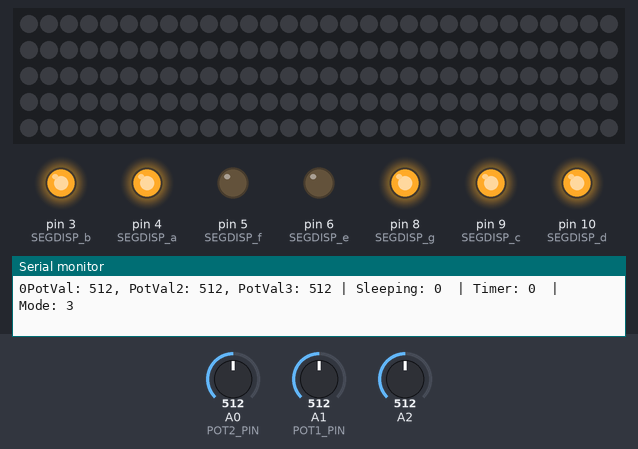
A sketch run on a simulated Arduino Uno, built with avr-gcc and run on an emulated ATmega328P. Parts: 150 RGB LEDs in strip order, left to right, continuing on the next row, output pins drawn as LEDs (lit = HIGH), the last lines printed to the serial monitor. Inputs (shaded band) come from the test bench; at power-on: A2 = 512, A0 (POT2_PIN) = 512, A1 (POT1_PIN) = 512. Dim RGB values are drawn brighter than linear; random numbers use the default seed unless the sketch sets one.

Above: at 1.2 s.
1.3 s: A2 set to 468
At 3.4 s:
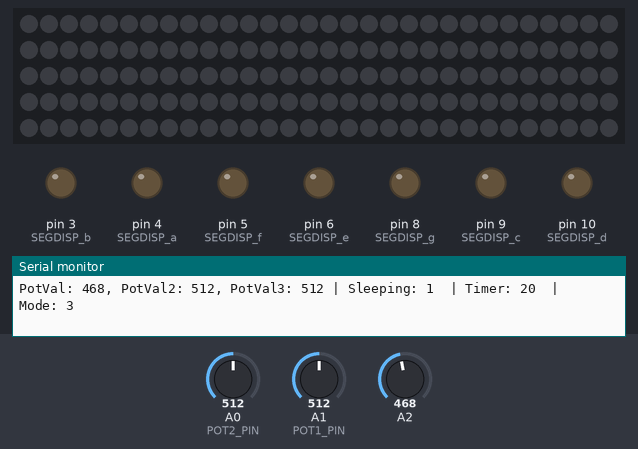
4.3 s: A2 set to 418
At 5.5 s:
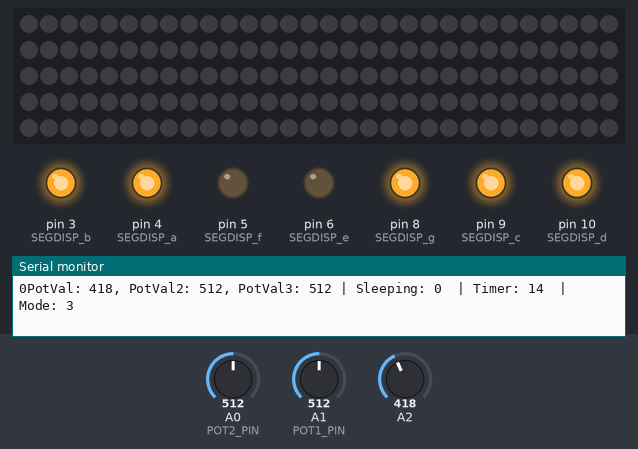
7.3 s: A2 set to 394
10.3 s: A2 set to 376
13.3 s: A2 set to 354
16.3 s: A2 set to 306
At 17.5 s:
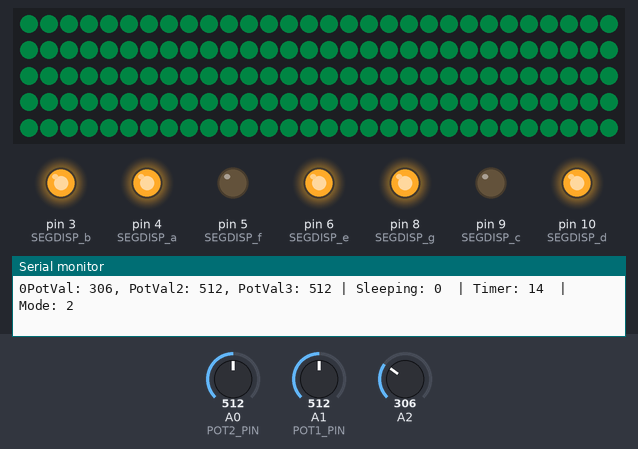
At 18.8 s:
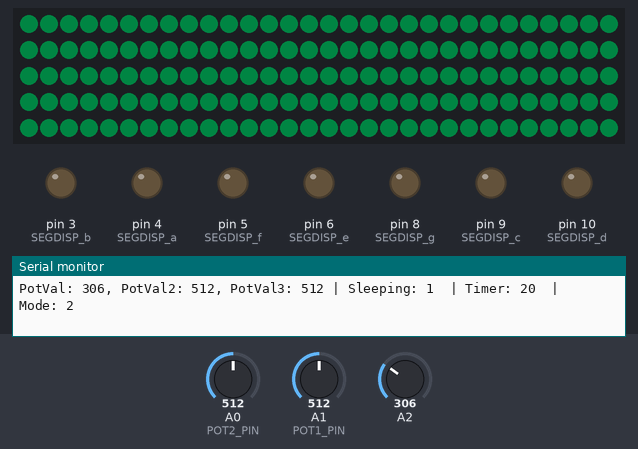
Timing chart, 0 to 20.3 s (numbered marks = the images above; inputs shaded):
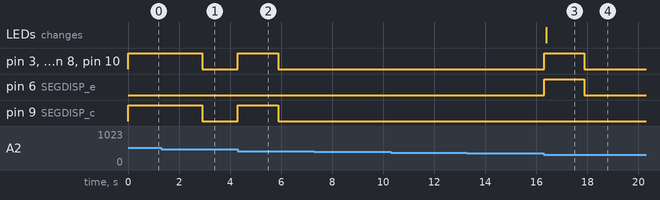

The sketch:

RGBHub_main.ino
```cpp
/*
[--------------RGB Hub MAIN----------------]
[           Author:  AJ Giron              ]
[         Last updated:  6/1/2023         ]
[------------------------------------------]
*/

#include <FastLED.h>
#include "sevSeg.hpp"
#include "wave.hpp"
#include "sort.hpp"

#define NUM_LEDS 150
#define LED_PIN 2
#define POT1_PIN A1
#define POT2_PIN A0

CRGB leds[NUM_LEDS];
SevSeg SevenSeg(A2);
Wave wave(150, leds);

int h, b, newh, newb, buffer = 10;
bool switched = false;
/*
// Sorting setup
int selRGBRead, currPos = 0;
bool doneSorting = false;
int startArr[NUM_LEDS];
int* pLEDArr = startArr;
*/

//  [~~~~~~~~~~~~~~~~~~~~~~~~~~~~~~~~~~~~DEBUG INFO AND PRINTS~~~~~~~~~~~~~~~~~~~~~~~~~~~~~~~~~~~~]
struct {
  bool sevenSegDebug = true;
} debugList;

void debug_prints(){
  if (debugList.sevenSegDebug){
    Serial.print("PotVal: ");  Serial.print(SevenSeg.get_pot()); Serial.print(", PotVal2: ");  Serial.print(analogRead(POT1_PIN)); Serial.print(", PotVal3: ");  Serial.print(analogRead(POT2_PIN)); Serial.print(" | Sleeping: ");  Serial.print(SevenSeg.get_sleeping()); Serial.print("  | Timer: ");  Serial.print(SevenSeg.get_timer());Serial.print("  | Mode: ");  Serial.println(SevenSeg.get_mode());
  }
}


//  [~~~~~~~~~~~~~~~~~~~~~~~~~~~~~~~~~~~~SETUP AND LOOP~~~~~~~~~~~~~~~~~~~~~~~~~~~~~~~~~~~~]
void setup() {
  FastLED.addLeds<WS2812B, LED_PIN, GRB>(leds, NUM_LEDS);
  FastLED.setBrightness(50);

  Serial.begin(9600);
  SevenSeg.setup();
  wave.setup();

}

void loop() {

  SevenSeg.update();

  switch (SevenSeg.get_mode()){
    case 1:
      wave.iterate();
      break;
    case 2:
    /*
      EVERY_N_MILLISECONDS(map(analogRead(POT1_PIN), 0, 1023, 10, 2000)){
        if (doneSorting){
          Serial.println("------------FINISHED SORT--------------");
          pLEDArr = arr_randomize(NUM_LEDS);
          currPos = 0;
          doneSorting = false;
        } else {
          pLEDArr = arr_sorter_step(pLEDArr, NUM_LEDS, currPos, doneSorting, leds);
        }
      }
      */
      newh = map(analogRead(POT1_PIN), 0, 1023, 0, 255);
      newb = map(analogRead(POT2_PIN), 0, 1023, 0, 255);
      if (newh > h+buffer || newh < h-buffer || newb > b+buffer || newb < b-buffer){
        h = newh;
        b = newb;
        for (int i = 0; i < NUM_LEDS; i++){
          leds[i] = CHSV(h, 255, b);
        }
      }
      break;
    case 3:

      break;
    case 4:

      break;
    case 5:

      break;
  }


  debug_prints();

  FastLED.show();

  delay(5);
}
```

sevSeg.hpp
```cpp
#ifndef SEVSEG_H
#define SEVSEG_H

#include "Arduino.h"
#include "sevSeg_numbers.hpp"

int oldPotVal, mode, wakeThreshold = 30;
long int timer;

class SevSeg {
  public:
    SevSeg(int potPin);
    void setup(); // CALL IN SETUP
    void disp_num();
    void update_pot();
    void update();
    int get_pot(){
      return _potVal;
    }
    bool get_sleeping(){
      return _sleeping;
    }
    int get_timer(){
      return _timer;
    }
    int get_mode(){
      return _mode;
    }
  private:
    int _potVal;
    int _potPin;
    bool _sleeping;
    unsigned int _timer;
    bool _timing;
    int _mode;
};

///////////////////////////////////////////////////////////////////////////////////////////////////////////////////////////

SevSeg::SevSeg(int potPin){
  _potPin = potPin;
  _potVal = 0;
  _sleeping = false;
  _timer = 0;
  _timing = false;
  int _mode= -1;
}
void SevSeg::setup(){
  pinMode(_potPin, INPUT_PULLUP);

  pinMode(SEGDISP_a, OUTPUT);
  pinMode(SEGDISP_b, OUTPUT);
  pinMode(SEGDISP_c, OUTPUT);
  pinMode(SEGDISP_d, OUTPUT);
  pinMode(SEGDISP_e, OUTPUT);
  pinMode(SEGDISP_f, OUTPUT);
  pinMode(SEGDISP_g, OUTPUT);

  print_blank();

  _potVal = analogRead(_potPin);
}

void SevSeg::update_pot(){
  _potVal = analogRead(_potPin);
}


void SevSeg::disp_num(){
  _mode = map(_potVal, 0, 1023, 1, 6);
  Serial.print(mode);
  switch (_mode){
    case 1:
      print_1();
      break;
    case 2:
      print_2();
      break;
    case 3:
      print_3();
      break;
    case 4:
      print_4();
      break;
    case 5:
      print_5();
      break;
  }
}

void SevSeg::update(){
  oldPotVal = _potVal;
  update_pot();
  if (_sleeping){ // Currently ASLEEP
    if ((oldPotVal - wakeThreshold < _potVal) ^ (oldPotVal + wakeThreshold > _potVal)){ // If there is activity, wake the screen up and display new number
      _sleeping = false;
    }
  }
  if (!_sleeping){ // Currently AWAKE
    disp_num();
    if ((oldPotVal - wakeThreshold < _potVal) ^ (oldPotVal + wakeThreshold > _potVal)){ // If activity, reset sleep timer and display new number
      _timing = true;
      _timer = 0;
    }
    if (_timing){ //  Best timer system ever im actually a coding god
      _timer += 1;
    }
    if (_timer >= 20){ // If sleep timer hits 5 sec, go to sleep and turn screen off
      _sleeping = true;
      _timing = false;
      print_blank();
    }
  }


}
#endif
```

sevSeg_numbers.hpp
```cpp
#include "Arduino.h"

#define SEGDISP_a 4 //
#define SEGDISP_b 3 //
#define SEGDISP_c 9 //
#define SEGDISP_d 10 //
#define SEGDISP_e 6 //
#define SEGDISP_f 5 //
#define SEGDISP_g 8


void print_blank(){
  digitalWrite(SEGDISP_a, LOW);
  digitalWrite(SEGDISP_b, LOW);
  digitalWrite(SEGDISP_c, LOW);
  digitalWrite(SEGDISP_d, LOW);
  digitalWrite(SEGDISP_e, LOW);
  digitalWrite(SEGDISP_f, LOW);
  digitalWrite(SEGDISP_g, LOW);
}

void print_0(){
  digitalWrite(SEGDISP_a, HIGH);
  digitalWrite(SEGDISP_b, HIGH);
  digitalWrite(SEGDISP_c, HIGH);
  digitalWrite(SEGDISP_d, HIGH);
  digitalWrite(SEGDISP_e, HIGH);
  digitalWrite(SEGDISP_f, HIGH);
  digitalWrite(SEGDISP_g, LOW);
}

void print_1(){
  digitalWrite(SEGDISP_a, LOW);
  digitalWrite(SEGDISP_b, HIGH);
  digitalWrite(SEGDISP_c, HIGH);
  digitalWrite(SEGDISP_d, LOW);
  digitalWrite(SEGDISP_e, LOW);
  digitalWrite(SEGDISP_f, LOW);
  digitalWrite(SEGDISP_g, LOW);
}

void print_2(){
  digitalWrite(SEGDISP_a, HIGH);
  digitalWrite(SEGDISP_b, HIGH);
  digitalWrite(SEGDISP_c, LOW);
  digitalWrite(SEGDISP_d, HIGH);
  digitalWrite(SEGDISP_e, HIGH);
  digitalWrite(SEGDISP_f, LOW);
  digitalWrite(SEGDISP_g, HIGH);
}

void print_3(){
  digitalWrite(SEGDISP_a, HIGH);
  digitalWrite(SEGDISP_b, HIGH);
  digitalWrite(SEGDISP_c, HIGH);
  digitalWrite(SEGDISP_d, HIGH);
  digitalWrite(SEGDISP_e, LOW);
  digitalWrite(SEGDISP_f, LOW);
  digitalWrite(SEGDISP_g, HIGH);
}

void print_4(){
  digitalWrite(SEGDISP_a, LOW);
  digitalWrite(SEGDISP_b, HIGH);
  digitalWrite(SEGDISP_c, HIGH);
  digitalWrite(SEGDISP_d, LOW);
  digitalWrite(SEGDISP_e, LOW);
  digitalWrite(SEGDISP_f, HIGH);
  digitalWrite(SEGDISP_g, HIGH);
}

void print_5(){
  digitalWrite(SEGDISP_a, HIGH);
  digitalWrite(SEGDISP_b, LOW);
  digitalWrite(SEGDISP_c, HIGH);
  digitalWrite(SEGDISP_d, HIGH);
  digitalWrite(SEGDISP_e, LOW);
  digitalWrite(SEGDISP_f, HIGH);
  digitalWrite(SEGDISP_g, HIGH);
}
```

sort.hpp
```cpp
/**
 * Attempt at making an int array sorter bc vectors are bad
 *
*/
int* arr_randomize(const int ARR_SIZE){
  int startArr[ARR_SIZE];
  int* pLEDArr = startArr;
  for (int i = 0; i < ARR_SIZE; i++){
    pLEDArr[i] = random(256);
  }
  return pLEDArr;
}

int* arr_sorter_commit(int* pLEDArr, const int ARR_SIZE, int &currPos, int* pCurrMin, CRGB* leds){

  // Display steps
  /*
  cout << "Flashing indexes " << pCurrMin[0] << " and " << currPos << endl;
  cout << "Switching indexes vv" << endl;
  */

  // Actualy switch values
  int currVal = pLEDArr[currPos];
  pLEDArr[currPos] = pCurrMin[1];
  pLEDArr[pCurrMin[0]] = currVal;

  // Display change on strip
  for (int i = 0; i < ARR_SIZE; i++){
    leds[i] = CHSV(pLEDArr[i], 255, 255);
  }

  return pLEDArr;
}

int* arr_sorter_step(int* pLEDArr, const int ARR_SIZE, int &currPos, bool& doneSorting, CRGB* leds){
    // Compare current position with size of array
    if (currPos == ARR_SIZE){
        doneSorting = true;     // Done sorting. Return to create a new randomized array
        return pLEDArr;
    }

    // Identify operation to be done. Store position and value to be switched in pCurrMin
    int* pCurrMin = new int[2];
    pCurrMin[0] = currPos;
    pCurrMin[1] = pLEDArr[currPos];
    for (int i = currPos; i < ARR_SIZE; i++){
        if (pLEDArr[i] < pCurrMin[1]){  // if current LED val has a lower val than the current lowest, store it as new lowest
            pCurrMin[0] = i;
            pCurrMin[1] = pLEDArr[i];
        }
    }

    // Display switch
    pLEDArr = arr_sorter_commit(pLEDArr, ARR_SIZE, currPos, pCurrMin, leds);

    // Update curr position by 1 for next sorting operation
    currPos++;

    return pLEDArr;
}
```

wave.hpp
```cpp
#ifndef WAVE_H
#define WAVE_H

#include <FastLED.h>
#include "Arduino.h"

int POT1_PIN = A0, POT2_PIN = A1;


class Wave {
  public:
    Wave(const int NUM_LEDS, CRGB* leds);
    void setup();
    void iterate();
  private:
    int _numLeds, _pot1Pin, _pot2Pin;
    uint8_t _hue;
    CRGB* _leds;
};

///////////////////////////////////////////////////////////////////////////////////////////////////////////////////////////

Wave::Wave(const int NUM_LEDS, CRGB* leds){
  _hue = 0;
  _numLeds = NUM_LEDS;
  _leds = leds;
}

void Wave::setup(){
  pinMode(POT1_PIN, INPUT);
  pinMode(POT2_PIN, INPUT);
}

void Wave::iterate(){

  for (int i = 0; i < _numLeds; ++i){
    _leds[i] = CHSV(_hue + (i * 10), map(analogRead(POT1_PIN), 0, 1023, 0, 255), 255);
  }


  _hue += map(analogRead(POT2_PIN), 0, 1023, 0, 30);

  //Serial.println(analogRead(POT2_PIN));

}


#endif
```

Measured:
- the behaviour switches between 483 and 482 on A2 (found by bisection; images 0 and 1)
- after the input at 1.3 s, pin 3 (SEGDISP_b), pin 4 (SEGDISP_a), pin 8 (SEGDISP_g), pin 9 (SEGDISP_c), pin 10 (SEGDISP_d): HIGH → LOW after 1.6 s
- after the input at 4.3 s, pin 3 (SEGDISP_b), pin 4 (SEGDISP_a), pin 8 (SEGDISP_g), pin 9 (SEGDISP_c), pin 10 (SEGDISP_d): LOW → HIGH at once, → LOW 1.6 s later
- after the input at 16.3 s, pin 3 (SEGDISP_b), pin 4 (SEGDISP_a), pin 6 (SEGDISP_e), pin 8 (SEGDISP_g), pin 10 (SEGDISP_d): LOW → HIGH at once, → LOW 1.6 s later; the LEDs: change after 0.09 s (image 3)
